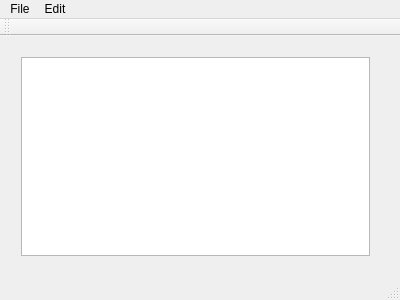
<?xml version="1.0" encoding="UTF-8"?>
<ui version="4.0">
 <class>NotePad</class>
 <widget class="QMainWindow" name="NotePad">
  <property name="geometry">
   <rect>
    <x>0</x>
    <y>0</y>
    <width>400</width>
    <height>300</height>
   </rect>
  </property>
  <property name="windowTitle">
   <string>NotePad</string>
  </property>
  <widget class="QWidget" name="centralWidget">
   <widget class="QWidget" name="verticalLayoutWidget">
    <property name="geometry">
     <rect>
      <x>10</x>
      <y>10</y>
      <width>371</width>
      <height>221</height>
     </rect>
    </property>
    <layout class="QVBoxLayout" name="verticalLayout">
     <item>
      <widget class="QTextEdit" name="textEdit">
       <property name="font">
        <font>
         <pointsize>12</pointsize>
        </font>
       </property>
      </widget>
     </item>
    </layout>
   </widget>
  </widget>
  <widget class="QMenuBar" name="menuBar">
   <property name="geometry">
    <rect>
     <x>0</x>
     <y>0</y>
     <width>400</width>
     <height>21</height>
    </rect>
   </property>
   <widget class="QMenu" name="menuFile">
    <property name="title">
     <string>File</string>
    </property>
    <addaction name="actionNew"/>
    <addaction name="actionOpen"/>
    <addaction name="actionSave"/>
    <addaction name="actionSave_as"/>
    <addaction name="separator"/>
    <addaction name="actionPrint"/>
    <addaction name="separator"/>
    <addaction name="actionExit"/>
   </widget>
   <widget class="QMenu" name="menuEdit">
    <property name="title">
     <string>Edit</string>
    </property>
    <addaction name="actionCopy"/>
    <addaction name="actionPaste"/>
    <addaction name="actionCut"/>
    <addaction name="actionDelete"/>
    <addaction name="separator"/>
    <addaction name="actionUndo"/>
    <addaction name="actionRedo"/>
    <addaction name="separator"/>
    <addaction name="actionFind"/>
    <addaction name="actionFind_Next"/>
   </widget>
   <addaction name="menuFile"/>
   <addaction name="menuEdit"/>
  </widget>
  <widget class="QToolBar" name="mainToolBar">
   <attribute name="toolBarArea">
    <enum>TopToolBarArea</enum>
   </attribute>
   <attribute name="toolBarBreak">
    <bool>false</bool>
   </attribute>
  </widget>
  <widget class="QStatusBar" name="statusBar"/>
  <action name="actionNew">
   <property name="text">
    <string>New</string>
   </property>
   <property name="shortcut">
    <string>Ctrl+N</string>
   </property>
  </action>
  <action name="actionOpen">
   <property name="text">
    <string>Open...</string>
   </property>
   <property name="shortcut">
    <string>Ctrl+O</string>
   </property>
  </action>
  <action name="actionSave_as">
   <property name="text">
    <string>Save As...</string>
   </property>
   <property name="shortcut">
    <string>Ctrl+Alt+S</string>
   </property>
  </action>
  <action name="actionPrint">
   <property name="text">
    <string>Print...</string>
   </property>
   <property name="shortcut">
    <string>Ctrl+P</string>
   </property>
  </action>
  <action name="actionCopy">
   <property name="text">
    <string>Copy</string>
   </property>
   <property name="shortcut">
    <string>Ctrl+C</string>
   </property>
  </action>
  <action name="actionPaste">
   <property name="text">
    <string>Paste</string>
   </property>
   <property name="shortcut">
    <string>Ctrl+V</string>
   </property>
  </action>
  <action name="actionCut">
   <property name="text">
    <string>Cut</string>
   </property>
   <property name="shortcut">
    <string>Ctrl+X</string>
   </property>
  </action>
  <action name="actionUndo">
   <property name="text">
    <string>Undo</string>
   </property>
   <property name="shortcut">
    <string>Ctrl+Z</string>
   </property>
  </action>
  <action name="actionRedo">
   <property name="text">
    <string>Redo</string>
   </property>
   <property name="shortcut">
    <string>Ctrl+Y</string>
   </property>
  </action>
  <action name="actionExit">
   <property name="text">
    <string>Exit</string>
   </property>
  </action>
  <action name="actionSave">
   <property name="text">
    <string>Save</string>
   </property>
   <property name="shortcut">
    <string>Ctrl+S</string>
   </property>
  </action>
  <action name="actionDelete">
   <property name="text">
    <string>Delete</string>
   </property>
   <property name="shortcut">
    <string>Del</string>
   </property>
  </action>
  <action name="actionFind_Next">
   <property name="text">
    <string>Find Next</string>
   </property>
   <property name="shortcut">
    <string>F3</string>
   </property>
  </action>
  <action name="actionFind">
   <property name="text">
    <string>Find...</string>
   </property>
   <property name="shortcut">
    <string>Ctrl+F</string>
   </property>
  </action>
 </widget>
 <layoutdefault spacing="6" margin="11"/>
 <resources/>
 <connections/>
</ui>
